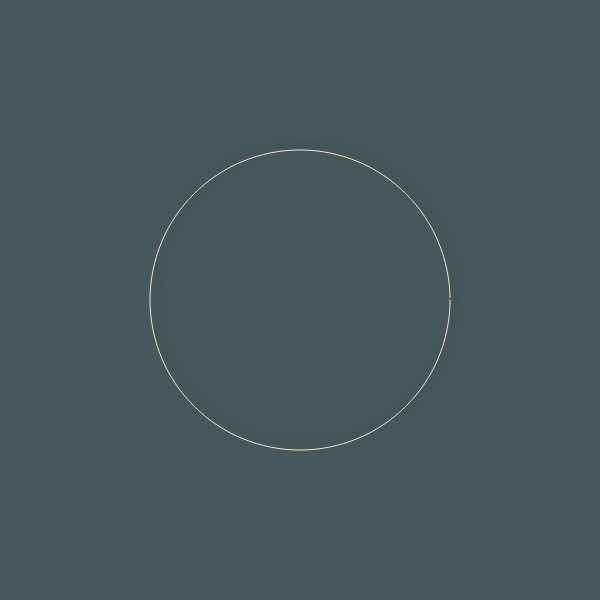
Frame 1 (no input)
Frame 60 (no input): identical to frame 1, image omitted
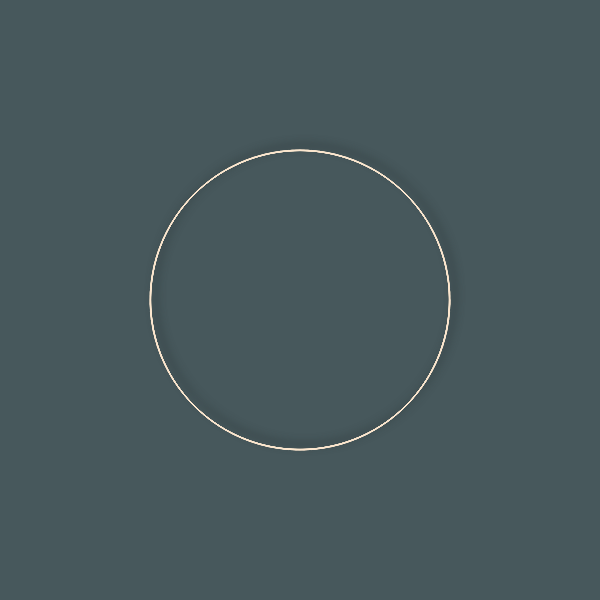
Frame 120 (the mouse pressed at the canvas centre since frame 60)

The p5.js sketch that drew these frames (run headless with seeded random() and noise() and a simulated clock; from frame 60 on, the mouse is pressed at the canvas centre):

// p5.js sketch
// ── sketch.js
let theta;
let r = 150;

let freqX = 1;
let freqY = 1;

function setup(){
  createCanvas(600, 600);
  angleMode(DEGREES);
  colorMode(HSB, 360, 100, 100, 100);

  noFill();
  stroke(32, 18, 99, 100);
  strokeWeight(1);
}

function draw(){
  background(191, 23, 36, 100);//color name: 錆鼠 さびねず
  translate(width/2, height/2);

  shadow();
  trigonometryLine();
}

function trigonometryLine(){
  freqX = map(mouseX, 0, width, 1, 20);
  freqY = map(mouseY, 0, height, 1, 20);

  beginShape();
  for(let angle = 0; angle < 360; angle += 1){
    theta = angle;
    let ballX = r * cos(theta * freqX);
    let ballY = r * sin(theta * freqY);
    vertex(ballX, ballY);
  }
  endShape(LINES);
}

function shadow(){
  drawingContext.shadowOffsetX = 5;
  drawingContext.shadowOffsetY = -5;
  drawingContext.shadowBlur = 8;
  drawingContext.shadowColor = 'rgba(39, 49, 51, 100)';
}
